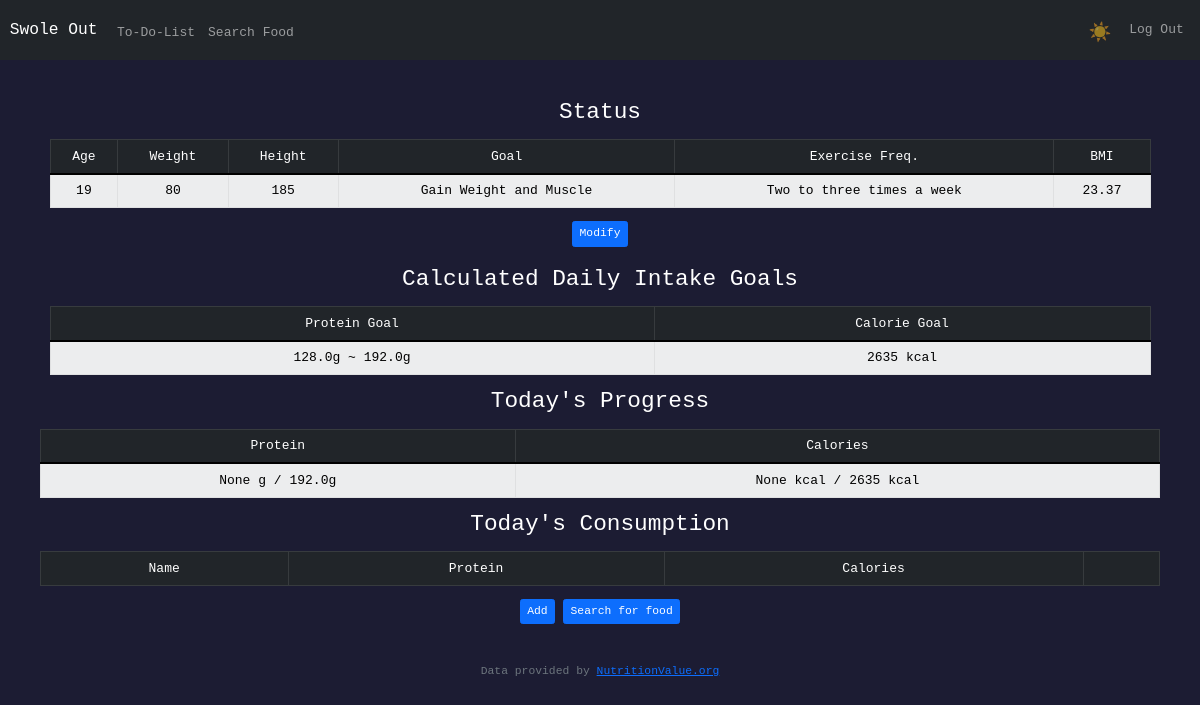
Page / (signed in) on the earlier database version.
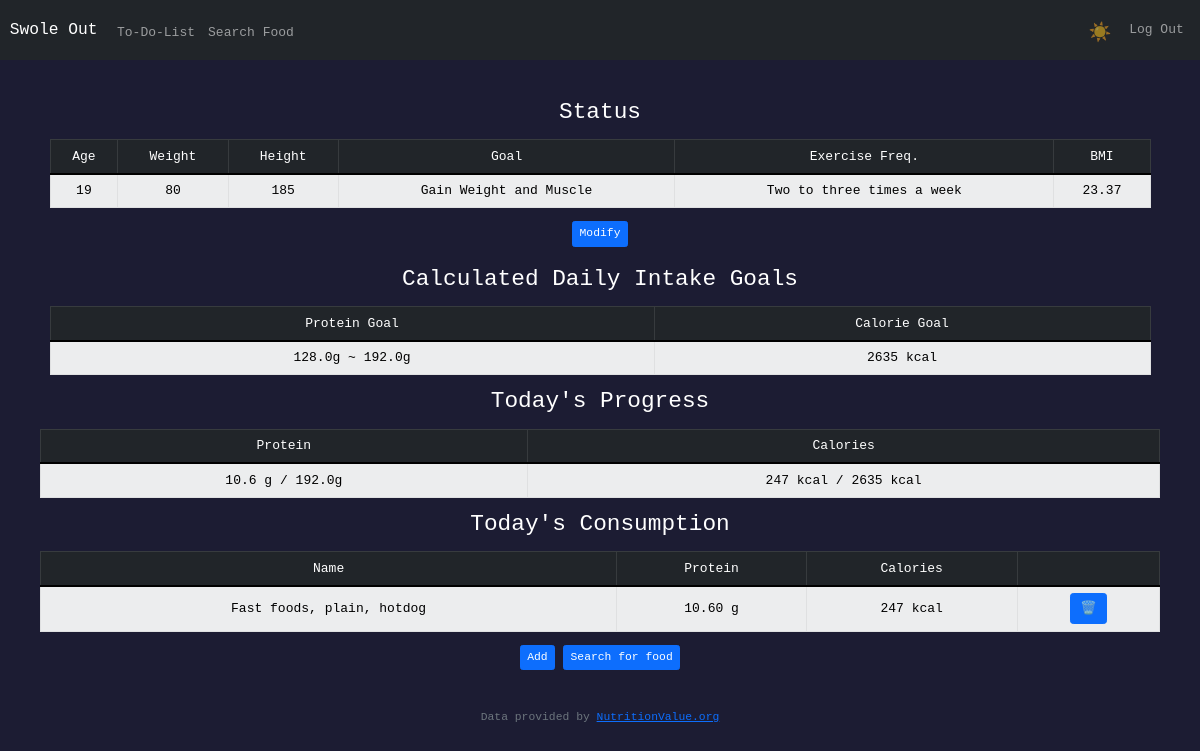
Same page on the later database version.
### tables this page shows
CREATE TABLE build (
id INTEGER PRIMARY KEY AUTOINCREMENT NOT NULL,
user_id INT,
height NUMERIC NOT NULL,
weight NUMERIC NOT NULL,
freq NUMERIC NOT NULL,
goal NUMERIC NOT NULL, age NUMERIC NOT NULL DEFAULT(0), sex INT,
FOREIGN KEY (user_id) REFERENCES users(id)
);

CREATE TABLE daily_diet (
id INTEGER PRIMARY KEY AUTOINCREMENT NOT NULL,
user_id INT,
food TEXT NOT NULL,
protein NUMERIC NOT NULL,
calories NUMERIC NOT NULL, date DATE,
FOREIGN KEY (user_id) REFERENCES users(id)
);

### app.py (the view, shortened to what this page needs)
@app.route("/", methods=["GET", "POST"])
@login_required
def index():
    if request.method == "GET":
        bmi_res = bmi(session["user_id"])
        bmr_res = bmr(session["user_id"])
        body_type = define_user(session["user_id"], bmi_res)
        intake = calculate(session["user_id"], body_type, bmr_res)
        daily_diet = db.execute("SELECT * FROM daily_diet WHERE user_id = ? AND date = ?", session["user_id"], formatted_datetime)
        daily_progress = db.execute("SELECT SUM(protein) AS pro_sum, SUM(calories) AS cal_sum FROM daily_diet WHERE date = ? AND user_id = ?", formatted_datetime, session["user_id"])
        status = db.execute("SELECT * FROM build WHERE user_id = ?", session["user_id"])
        return render_template("index.html", protein_min=intake["pro_min"], protein_max=intake["pro_max"], calorie=round(intake["calorie"]), daily_diet=daily_diet, pro_progress=daily_progress[0]["pro_sum"], cal_progress=daily_progress[0]["cal_sum"], bmi=bmi_res, status=status)

### app.py (called while the page is built)
@app.after_request
def after_request(response):
    response.headers["Cache-Control"] = "no-cache, no-store, must-revalidate"
    response.headers["Expires"] = 0
    response.headers["Pragma"] = "no-cache"
    return response

### helpers.py (called while the page is built)
def login_required(f):
    @wraps(f)
    def decorated_function(*args, **kwargs):
        if session.get("user_id") is None:
            return redirect("/login")
        return f(*args, **kwargs)
    return decorated_function

def define_user(user_id, bmi):
    data = db.execute("SELECT * FROM build WHERE user_id = ?", user_id)
    body_type = {}
    if bmi <= 18.5:
        body_type["bmi"] = 0
    elif bmi > 18.5 and bmi <= 24.9:
        body_type["bmi"] = 1
    elif bmi >= 25 and bmi <= 29.9:
        body_type["bmi"] = 2
    else:
        body_type["bmi"] = 3
    if data[0]["freq"] == 0:
        body_type["exercise_level"] = "sedentary"
    else:
        body_type["exercise_level"] = "active"
    return body_type

def bmi(user_id):
    data = db.execute("SELECT height, weight FROM build WHERE user_id = ?", user_id)
    return float("{:.2f}".format(float(data[0]["weight"] / (float(data[0]["height"])/100) ** 2)))

def bmr(user_id):
    data = db.execute("SELECT sex, age, height, weight FROM build WHERE user_id = ?", user_id)
    if data[0]["sex"] == 0:
        return 10 * data[0]["weight"] + 6.25 * data[0]["height"] - 5 * data[0]["age"] + 5
    else:
        return 10 * data[0]["weight"] + 6.25 * data[0]["height"] - 5 * data[0]["age"] - 161

### templates/index.html (shortened to what this page needs)
{% extends "layout.html" %}
{% block main %}
    <div class="container">
        <div class="container">
            <h3 class="mb-3">Status</h3>
            <table class="table mb-3 table-dark table-bordered table-striped">
                <thead>
                    <tr>
                        <td>Age</td>
                        <td>Weight</td>
                        <td>Height</td>
                        <td>Goal</td>
                        <td>Exercise Freq.</td>
                        <td>BMI</td>
                    </tr>
                </thead>
                <tbody class="table-light">
                    <tr>
                        <td>{{ status[0]["age"] }}</td>
                        <td>{{ status[0]["weight"] }}</td>
                        <td>{{ status[0]["height"] }}</td>
                        {% if status[0]["goal"]  == 0 %}
                        <td>Body Weight Maintenance</td>
                        {% elif status[0]["goal"] == 1 %}
                        <td>Gain Weight and Muscle</td>
                        {% elif status[0]["goal"] == 1 %}
                        <td>Lose Weight</td>
                        {% endif %}
                        {% if status[0]["freq"] == 0 %}
                        <td>No exercise at all!</td>
                        {% elif status[0]["freq"] == 1 %}
                        <td>Two to three times a week</td>
                        {% else %}
                        <td>Everyday</td>
                        {% endif %}
                        <td>{{ bmi }}</td>
                    </tr>
                </tbody>
            </table>
        </div>
        <div class="container mb-4">
            <button class="btn btn-sm btn-primary btn-style" data-bs-toggle="modal" data-bs-target="#modalmod">Modify</button>
        </div>
        <div class="container">
            <h3 class="mb-3">Calculated Daily Intake Goals</h3>
            <table class="table mb-3 table-dark table-bordered table-striped">
                <thead>
                    <tr>
                        <td>Protein Goal</td>
                        <td>Calorie Goal</td>
                    </tr>
                </thead>
                <tbody class="table-light">
                    <tr>
                        <td>{{ protein_min }}g ~ {{ protein_max }}g</td>
                        <td>{{ calorie }} kcal</td>
                    </tr>
                </tbody>
            </table>
        </div>
    <h3 class="mb-3">Today's Progress</h3>
    <table class="table table-dark table-bordered table-striped">
        <thead>
            <tr>
                <td>Protein</td>
                <td>Calories</td>
            </tr>
        </thead>
        <tbody class="table-light">
            <tr>
                <td>{{ pro_progress }} g / {{ protein_max }}g</td>
                <td>{{ cal_progress }} kcal / {{calorie}} kcal </td>
            </tr>
        </tbody>
    </table>
    <h3 class="mb-3">Today's Consumption</h3>
    <table class="table table-bordered table-dark table-striped align-middle">
        <thead>
            <tr>
                <td>Name</td>
                <td>Protein</td>
                <td>Calories</td>
                <td></td>
            </tr>
        </thead>
        <tbody class="table-light">
            {% for consumption in daily_diet %}
            <tr>
                <td>{{ consumption.food }}</td>
                <td>{{ consumption.protein }}</td>
                <td>{{ consumption.calories }} kcal</td>
                <td>
                    <form action="/" method="post">
                        <button type="submit btn-style" class="btn btn-primary">🗑️</button>
                    </form>
                </td>
            </tr>
            {% endfor %}
        </tbody>
    </table>
    <div class="container">
        <button class="btn btn-sm btn-primary btn-style" data-bs-toggle="modal" data-bs-target="#modal">Add</button>
        <a href="/search" class="btn btn-sm btn-primary link-btn-style">Search for food</a>
    </div>
    </div>
{% endblock %}

### templates/layout.html (shortened to what this page needs)
<!DOCTYPE html>
<html lang="en">
    <head>
        <link href="https://cdn.jsdelivr.net/npm/bootstrap@5.1.3/dist/css/bootstrap.min.css" rel="stylesheet">
        <link href="/static/styles.css" rel="stylesheet">
    </head>
    <body>
        <nav class="navbar navbar-expand-md navbar-dark bg-dark" id="nav">
            <div class="container-fluid">
                <a class="navbar-brand" href="/">Swole Out</a>
                <div class="collapse navbar-collapse" id="navbar">
                    {% if session["user_id"] %}
                        <ul class="navbar-nav me-auto mt-2">
                            <li class="nav-item"><a class="nav-link" href="/todolist">To-Do-List</a></li>
                            <li class="nav-item"><a class="nav-link" href="/search" id="search">Search Food</a></li>
                        </ul>
                        <ul class="navbar-nav ms-auto mt-2">
                            <li class="nav-item"><a href="#" class="nav-link" id="theme"></a></li>
                            <li class="nav-item"><a class="nav-link" href="/logout">Log Out</a></li>
                        </ul>
                    {% else %}
                        <ul class="navbar-nav ms-auto mt-2">
                            <li class="nav-item"><a href="#" class="nav-link" id="theme"></a></li>
                            <li class="nav-item"><a class="nav-link" href="/register">Register</a></li>
                            <li class="nav-item"><a class="nav-link" href="/login">Log In</a></li>
                        </ul>
                    {% endif %}
                </div>
            </div>
        </nav>
        <main class="container-fluid py-5 text-center" id="main">
            {% block main %}{% endblock %}
        </main>
        <footer class="mb-5 small text-center text-muted">
            Data provided by <a href="https://www.nutritionvalue.org/">NutritionValue.org</a>
        </footer>
    </body>
</html>

### static/styles.css (style rules this page uses)
* { font-family: monospace; }
.dark { background-color: #1c1c33; color: white; }
#theme { font-size: 1.4em; vertical-align: middle; margin: auto 5px; }
.btn-style, .link-btn-style { transition: all 150ms; }

Differences in the rows shown:
added daily_diet: food "Fast foods, plain, hotdog", protein "10.60 g", calories "247"
Other differences:
{{ pro_progress }}: "None" → "10.6"
{{ cal_progress }}: "None" → "247"
